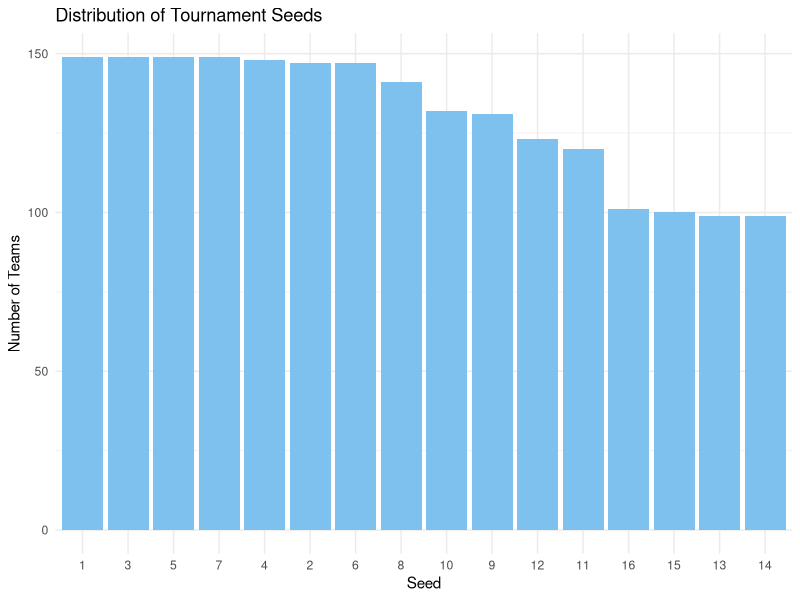
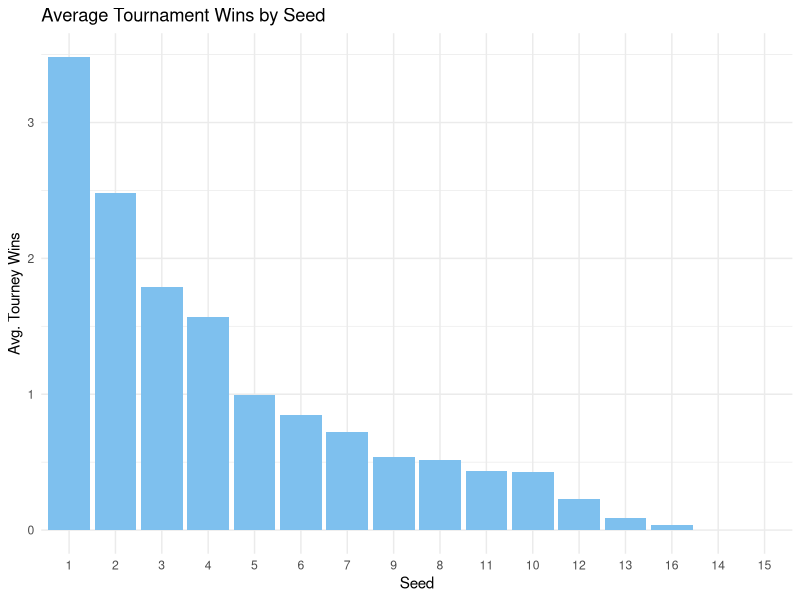
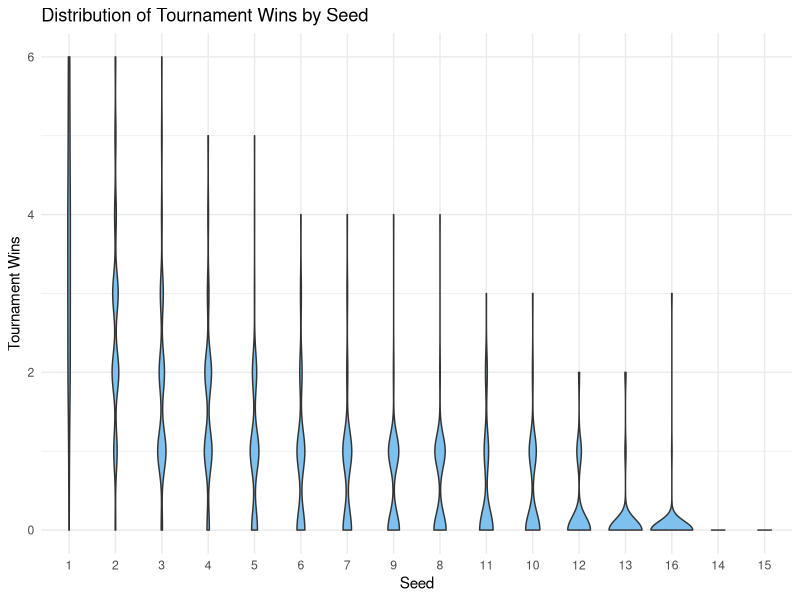
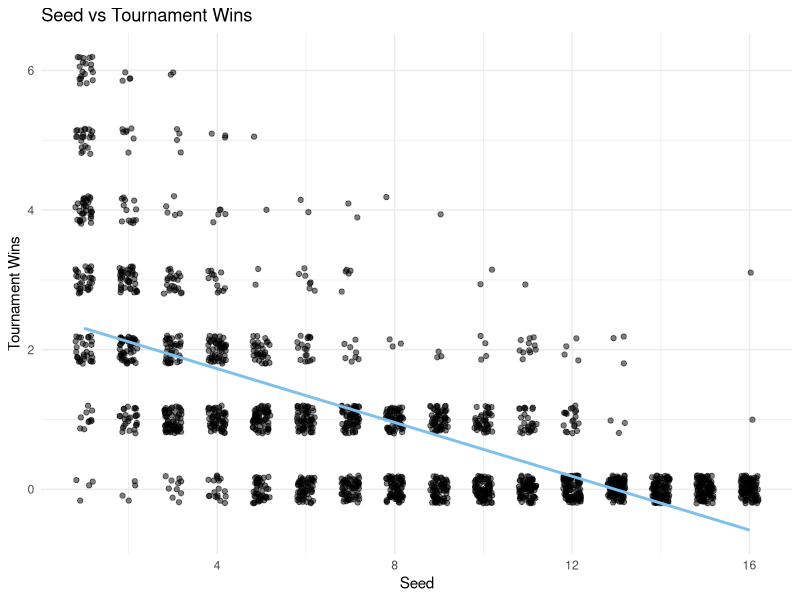
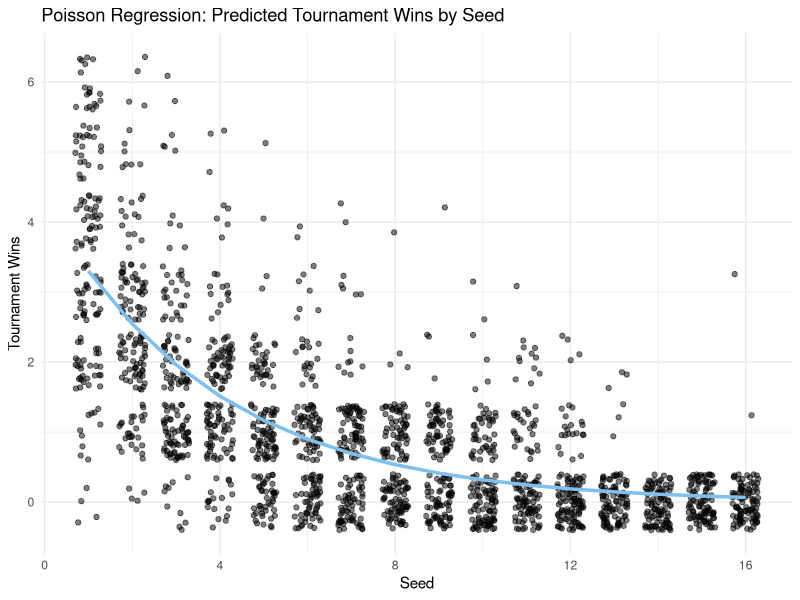
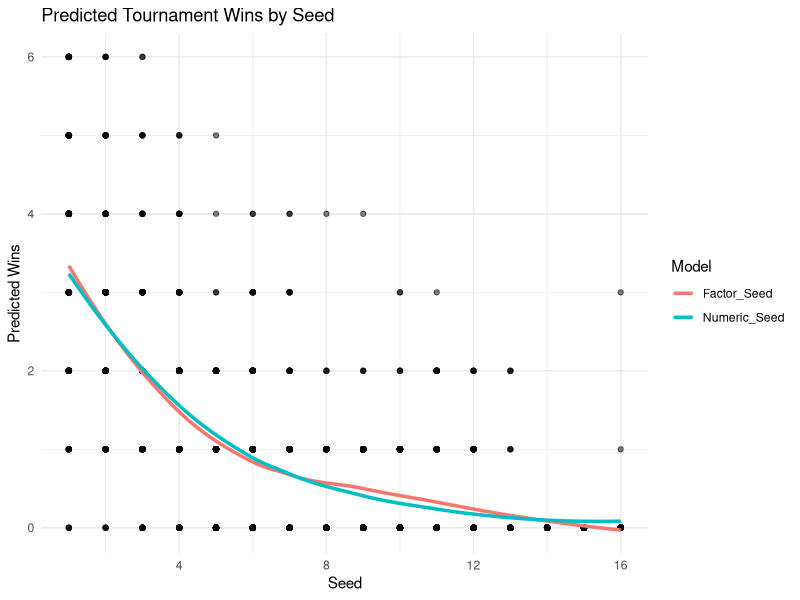

Here is the R script that generated these plots, in order:
## ---- chunk 1
#| echo: true
#| warning: false
#| message: false
#| collapse: true
## ---- chunk 2
library(tidyverse) 

# Reading Data
marchmadness <- read_csv("../../data/clean/womensmarchmadness.csv") 

# Review total rows
nrow(marchmadness)

# Removing NA but only in selected columns
marchmadness <- marchmadness |> drop_na(seed, tourney_wins)

# Notice no rows were removed
nrow(marchmadness)

# Visualize the data set
head(marchmadness)
## ---- chunk 3
marchmadness <- marchmadness |> 
  filter(seed != 0)
## ---- chunk 4
seed_count <- marchmadness |> 
  count(seed) |> 
  arrange(desc(n)) |>
  mutate(seed = factor(seed, levels = seed))

ggplot(
  seed_count, 
  aes(x = seed, y = n)
  ) +
  geom_col(fill = "skyblue2") +
  labs(
    title = "Distribution of Tournament Seeds",
    x = "Seed",
    y = "Number of Teams") +
  theme_minimal()
## ---- chunk 5
marchmadness |> 
  filter(!is.na(seed), seed != 0) |> 
  group_by(seed) |> 
  summarise(
    avg_tourney_wins = mean(tourney_wins, na.rm = TRUE)
    ) |>
  arrange(desc(avg_tourney_wins)) |>
  mutate(seed = factor(seed, levels = seed)) |>
  ggplot(
    aes(
      x = as.factor(seed),
      y = avg_tourney_wins)
    ) +
  geom_col(fill = "skyblue2") +
  labs(
    title = "Average Tournament Wins by Seed",
    x = "Seed",
    y = "Avg. Tourney Wins"
  ) +
  theme_minimal()
## ---- chunk 6
seed_order <- marchmadness |> 
  filter(!is.na(seed), seed != 0) |> 
  group_by(seed) |> 
  summarise(avg_wins = mean(tourney_wins, na.rm = TRUE)) |> 
  arrange(desc(avg_wins)) |> 
  pull(seed)

marchmadness |> 
  filter(!is.na(seed), seed != 0) |> 
  mutate(seed = factor(seed, levels = seed_order)) |> 
  ggplot(
    aes(x = seed, y = tourney_wins)
  ) +
  geom_violin(fill = "skyblue2") +
  labs(
    title = "Distribution of Tournament Wins by Seed",
    x = "Seed",
    y = "Tournament Wins"
  ) +
  theme_minimal()
## ---- chunk 7

cor.test(marchmadness$seed, marchmadness$tourney_wins, method = "spearman")
## ---- chunk 8
ggplot(marchmadness, aes(x = seed, y = tourney_wins)) +
  geom_jitter(width = 0.2, height = 0.2, alpha = 0.5) +
  geom_smooth(method = "lm", se = FALSE, color = "skyblue2") +
  labs(title = "Seed vs Tournament Wins",
       x = "Seed",
       y = "Tournament Wins") +
  theme_minimal()
## ---- chunk 9
poisson_model <- glm(tourney_wins ~ seed, family = "poisson", data = marchmadness)
summary(poisson_model)
## ---- chunk 10
marchmadness$predicted_wins <- predict(poisson_model, type = "response")

ggplot(marchmadness, aes(x = seed, y = tourney_wins)) +
  geom_jitter(width = 0.3, alpha = 0.5) +
  geom_line(aes(y = predicted_wins), color = "skyblue2", linewidth = 1.2) +
  labs(title = "Poisson Regression: Predicted Tournament Wins by Seed",
       x = "Seed",
       y = "Tournament Wins") +
  theme_minimal()
## ---- chunk 11
exp(poisson_model$coefficients["seed"])
## ---- chunk 12
library(AER)

dispersiontest(poisson_model)
## ---- chunk 13
class(marchmadness$seed)
## ---- chunk 14
poisson_model_factor <- glm(tourney_wins ~ as.factor(as.character(seed)), family = "poisson", data = marchmadness)
summary(poisson_model_factor)
## ---- chunk 15
marchmadness <- marchmadness |> 
  mutate(
    Numeric_Seed = predict(poisson_model, type = "response"),
    Factor_Seed = predict(poisson_model_factor, type = "response")
  )

plot_data <- marchmadness |> 
  select(seed, tourney_wins, Numeric_Seed, Factor_Seed) |> 
  pivot_longer(cols = c("Numeric_Seed","Factor_Seed"), names_to = "model", values_to = "predicted")

ggplot(plot_data, aes(x = seed, y = predicted, color = model)) +
  geom_point(aes(y = tourney_wins), alpha = 0.3, color = "black") +
  geom_line(stat = "smooth", method = "loess", se = FALSE, linewidth = 1.2) +
  labs(title = "Predicted Tournament Wins by Seed",
       x = "Seed",
       y = "Predicted Wins",
       color = "Model") +
  theme_minimal()
## ---- chunk 16
library(broom)

glance(poisson_model)

glance(poisson_model_factor)
